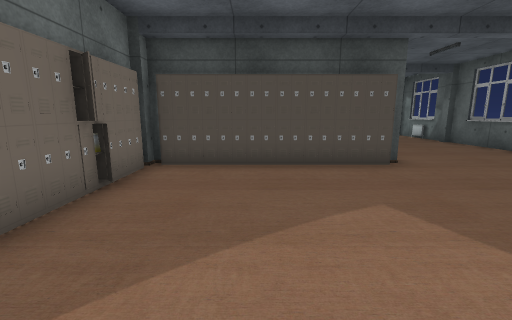
View 1 (above)

16 first-person views from a walk through a 3-D level made in the Unity game engine. The camera is 1.2 m above the floor, tilts 10° down and sees 90° across. Doors are open. The floor is counted in squares, 1 m on a side. Each view is taken from the middle of a square. On the plan, view 1 faces up. The plan holds only what a view shows up to about 12 squares ahead; the rest is blank. The place goes on beyond the plan. Some surface patterns are stand-ins.

View 2
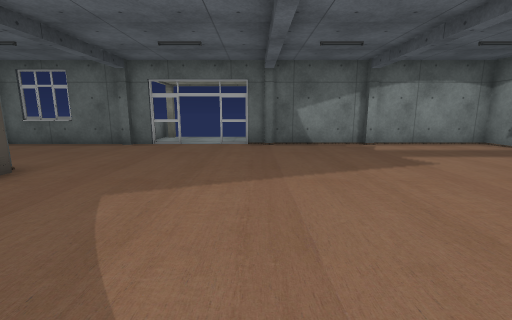

View 3
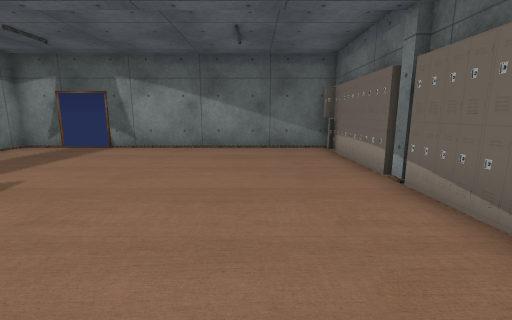

View 4
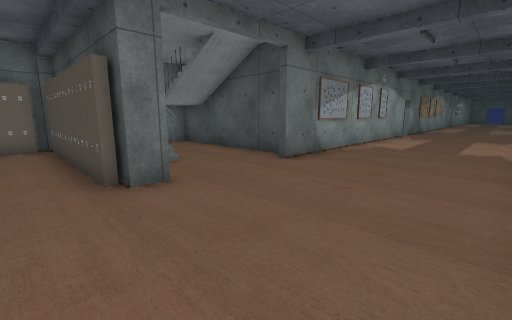

View 5
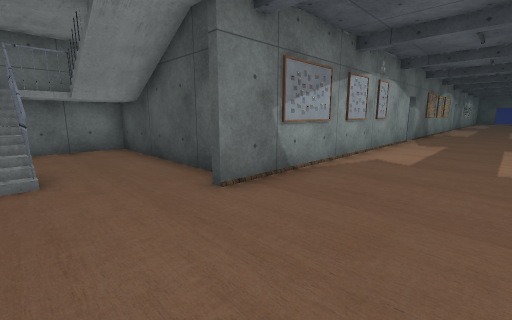

View 6
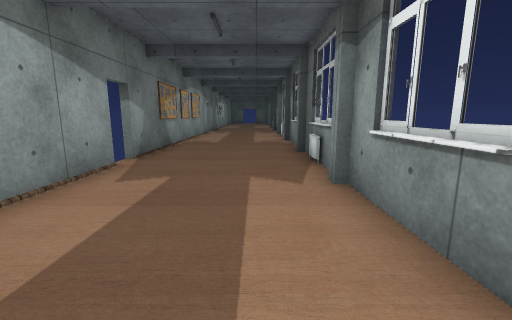

View 7
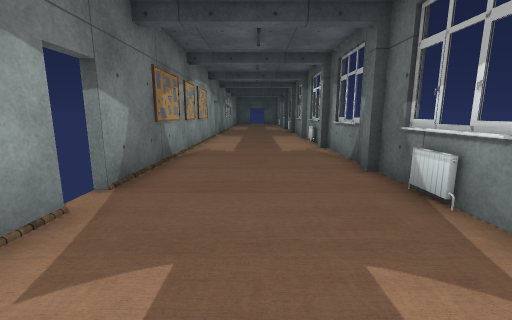

View 8
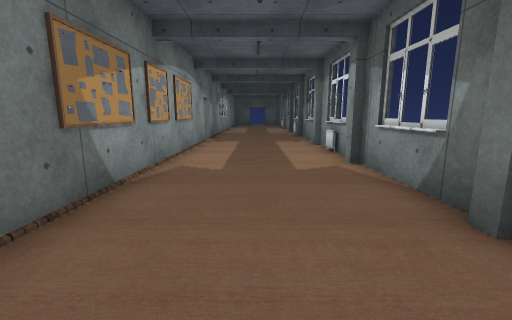

View 9
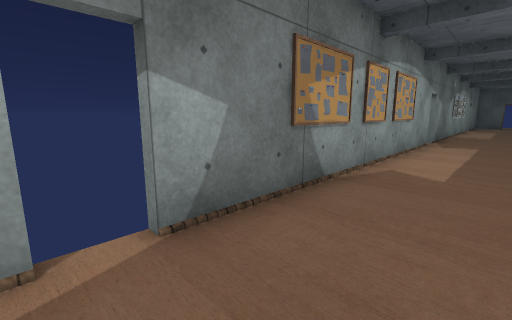

View 10
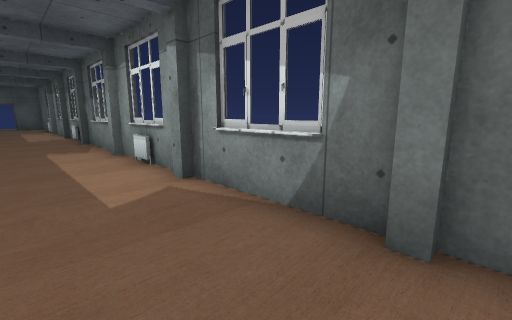

View 11
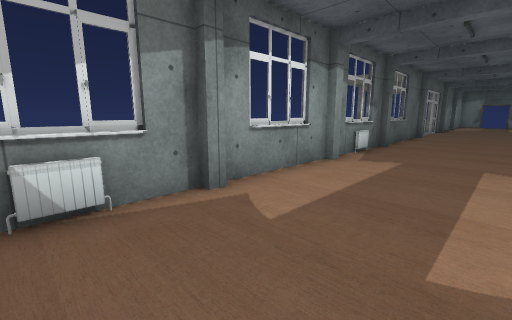

View 12
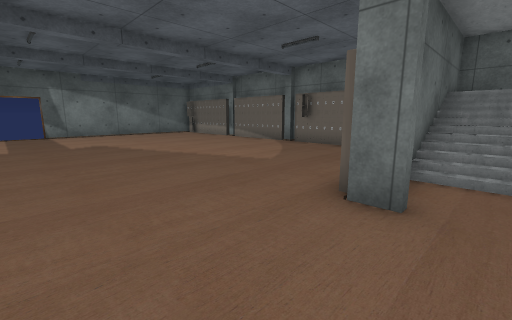

View 13
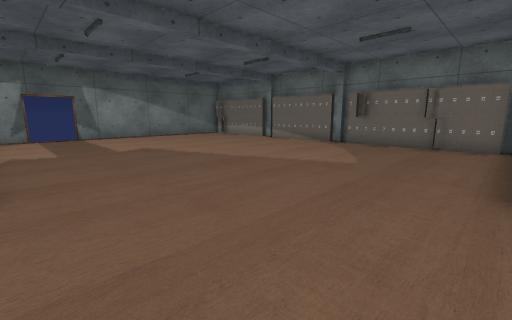

View 14
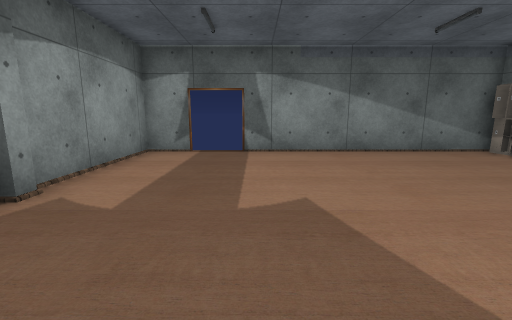

View 15
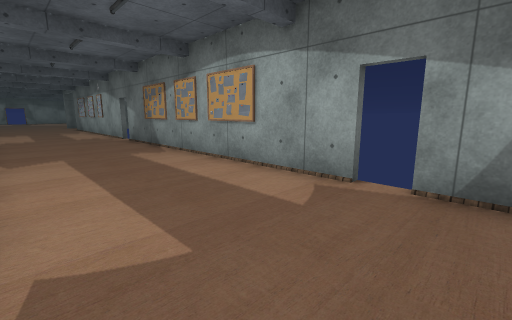

View 16
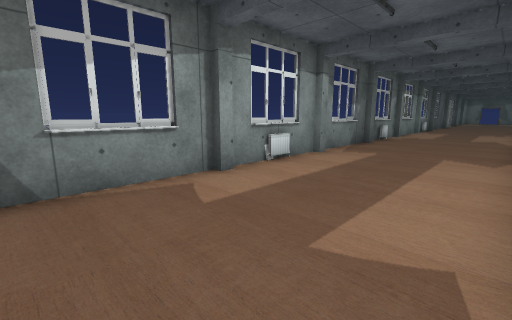

### Floor plan
Points are (right, up) in squares from view 1. A wall is a line through its corners. A room is listed if a view was taken in it or the views show most of it. See-through windows are left out.
Room 1 (views 1, 2, 3, 4, 5, 6, 7, 8, 9, 10, 11, 12, 13, 14, 15, 16)
walls: (3.6, 7.3) (3.6, 6.4); (3, 11.1) (-2.8, 11.1) (-2.8, 8.1); (8.4, 11.2) (8.4, 11.8); (8.6, 6.5) (8.6, 35.4); (-1.3, 9.5) (-1.3, 8.3); (8.4, 6) (8.4, 6.5); (-1.4, 6.4) (-2.6, 6.4); (-2, 6.7) (-1.4, 6.7); (8.6, 4.1) (8.6, 6.1); (-2.8, 7.9) (-2.8, 7.1); (8.4, 15.2) (8.4, 15.8); (8.6, 0.6) (8.6, 2.5); (8.4, 19.2) (8.4, 19.8); (3.6, 21.1) (3.6, 10.5); (8.6, -3.5) (8.6, 0.4); (8.4, -3.9) (8.4, -3.4); (8.4, 23.3) (8.4, 23.8); (7, -8.5) (8.6, -8.5) (8.6, -3.9); (-2.9, -8.5) (5.5, -8.5); (8.4, 27.3) (8.4, 27.8); (8.4, 31.2) (8.4, 31.8); (3.6, 33.1) (3.6, 22); (3.6, 35.5) (3.6, 34)
ways out: open door at (3.5, 21.5); open door at (3.5, 33.5); open door at (6.5, -8.5); open door at (9, 3.5)
objects: other object (-3, -8); other object (-3, -7); other object (-3, -5); other object (-3, -4); other object (-3, -3); other object (-3, -1); other object (-3, 0); other object (-3, 1); other object (-3, 2); other object (-3, 3); other object (-3, 4); other object (-3, 5) to (-3, 6); other object (-2, 6); other object (-1, 6) to (0, 6); other object (1, 6); other object (2, 6) to (3, 6); other object (8, 14); other object (8, 22); other object (8, 30)

Positions as (right, up) in squares from view 1, and headings:
1: (0, 0), facing up
2: (-2, 1), facing right
3: (0, 1), facing down
4: (8, 5), facing up-left
5: (7, 8), facing up-left
6: (7, 15), facing up
7: (6, 18), facing up
8: (6, 21), facing up
9: (6, 21), facing up-left
10: (6, 23), facing up-right
11: (5, 22), facing down-right
12: (7, 8), facing down-left
13: (8, 6), facing down-left
14: (5, 0), facing down
15: (8, 35), facing down-left
16: (4, 35), facing down-right
